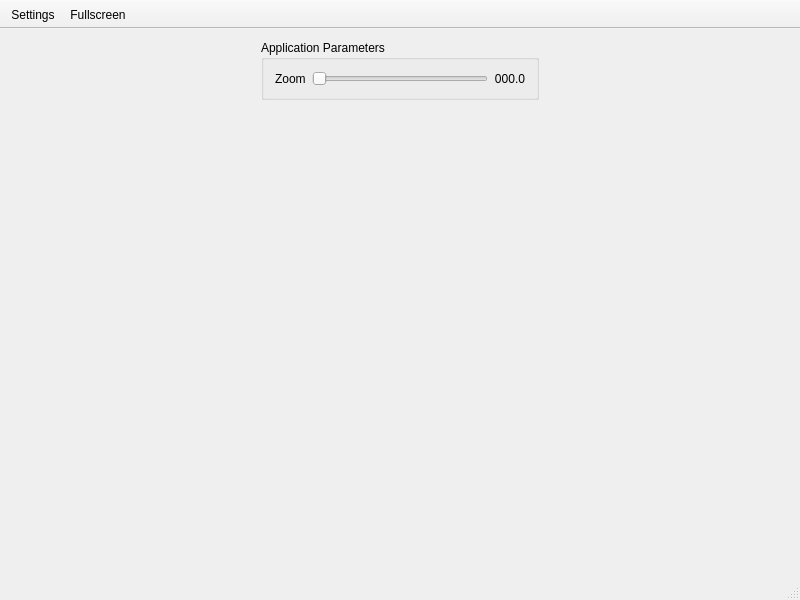
<?xml version="1.0" encoding="UTF-8"?>
<ui version="4.0">
 <class>InterfaceClass</class>
 <widget class="QMainWindow" name="InterfaceClass">
  <property name="geometry">
   <rect>
    <x>0</x>
    <y>0</y>
    <width>800</width>
    <height>600</height>
   </rect>
  </property>
  <property name="windowTitle">
   <string>CHAI3D</string>
  </property>
  <property name="windowIcon">
   <iconset resource="Application.qrc">
    <normaloff>:/chai3d.ico</normaloff>:/chai3d.ico</iconset>
  </property>
  <property name="toolTip">
   <string/>
  </property>
  <widget class="QWidget" name="centralWidget">
   <layout class="QHBoxLayout" name="horizontalLayout">
    <property name="spacing">
     <number>0</number>
    </property>
    <property name="leftMargin">
     <number>0</number>
    </property>
    <property name="topMargin">
     <number>0</number>
    </property>
    <property name="rightMargin">
     <number>0</number>
    </property>
    <property name="bottomMargin">
     <number>0</number>
    </property>
    <item>
     <widget class="QWidget" name="Settings" native="true">
      <property name="sizePolicy">
       <sizepolicy hsizetype="Fixed" vsizetype="Preferred">
        <horstretch>0</horstretch>
        <verstretch>0</verstretch>
       </sizepolicy>
      </property>
      <property name="minimumSize">
       <size>
        <width>300</width>
        <height>0</height>
       </size>
      </property>
      <property name="maximumSize">
       <size>
        <width>300</width>
        <height>16777215</height>
       </size>
      </property>
      <property name="autoFillBackground">
       <bool>true</bool>
      </property>
      <layout class="QVBoxLayout" name="verticalLayout">
       <item>
        <widget class="QGroupBox" name="groupHapticLin">
         <property name="enabled">
          <bool>true</bool>
         </property>
         <property name="title">
          <string>Application Parameters</string>
         </property>
         <layout class="QGridLayout" name="gridLayoutHaptic">
          <item row="0" column="0">
           <widget class="QLabel" name="titleZoom">
            <property name="enabled">
             <bool>true</bool>
            </property>
            <property name="toolTip">
             <string>Scaling factor between haptic translation and robot translation</string>
            </property>
            <property name="text">
             <string>Zoom</string>
            </property>
           </widget>
          </item>
          <item row="0" column="2">
           <widget class="QSlider" name="sliderZoom">
            <property name="enabled">
             <bool>true</bool>
            </property>
            <property name="maximum">
             <number>100</number>
            </property>
            <property name="orientation">
             <enum>Qt::Horizontal</enum>
            </property>
           </widget>
          </item>
          <item row="0" column="3">
           <widget class="QLabel" name="labelZoom">
            <property name="enabled">
             <bool>true</bool>
            </property>
            <property name="text">
             <string>000.0</string>
            </property>
            <property name="alignment">
             <set>Qt::AlignRight|Qt::AlignTrailing|Qt::AlignVCenter</set>
            </property>
           </widget>
          </item>
         </layout>
        </widget>
       </item>
       <item>
        <spacer name="verticalSpacer">
         <property name="orientation">
          <enum>Qt::Vertical</enum>
         </property>
         <property name="sizeHint" stdset="0">
          <size>
           <width>20</width>
           <height>40</height>
          </size>
         </property>
        </spacer>
       </item>
      </layout>
     </widget>
    </item>
   </layout>
  </widget>
  <widget class="QToolBar" name="toolBar">
   <property name="windowTitle">
    <string>toolBar</string>
   </property>
   <property name="autoFillBackground">
    <bool>true</bool>
   </property>
   <property name="movable">
    <bool>false</bool>
   </property>
   <property name="toolButtonStyle">
    <enum>Qt::ToolButtonTextUnderIcon</enum>
   </property>
   <property name="floatable">
    <bool>false</bool>
   </property>
   <attribute name="toolBarArea">
    <enum>TopToolBarArea</enum>
   </attribute>
   <attribute name="toolBarBreak">
    <bool>false</bool>
   </attribute>
   <addaction name="actionShow_Settings"/>
   <addaction name="actionFull_Screen"/>
  </widget>
  <widget class="QStatusBar" name="statusBar"/>
  <action name="actionShow_Settings">
   <property name="checkable">
    <bool>true</bool>
   </property>
   <property name="text">
    <string>Settings</string>
   </property>
  </action>
  <action name="actionFull_Screen">
   <property name="checkable">
    <bool>true</bool>
   </property>
   <property name="text">
    <string>Fullscreen</string>
   </property>
  </action>
 </widget>
 <layoutdefault spacing="6" margin="11"/>
 <resources>
  <include location="Application.qrc"/>
 </resources>
 <connections>
  <connection>
   <sender>actionShow_Settings</sender>
   <signal>triggered(bool)</signal>
   <receiver>Settings</receiver>
   <slot>setVisible(bool)</slot>
   <hints>
    <hint type="sourcelabel">
     <x>-1</x>
     <y>-1</y>
    </hint>
    <hint type="destinationlabel">
     <x>390</x>
     <y>383</y>
    </hint>
   </hints>
  </connection>
 </connections>
</ui>
